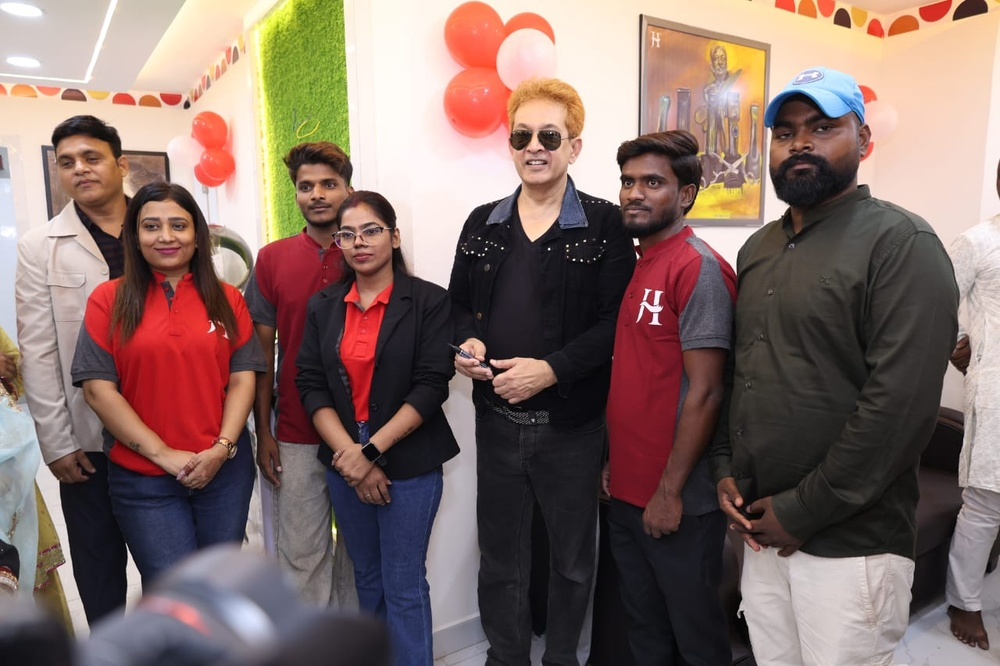
#> input picture shop images/WhatsApp Image 2026-11-10 at 9.11.20 AM (1).jpeg, 1000 x 666 px, shrunk from 1280 x 853 before the run, found by its file name; its folder holds only this picture in this run
$ python classify_photos.py   (older library calls are emulated)
#> lines starting #> are read from the running program, lines starting #| are printed output that depends on the picture; after the words box and inside, x2 and y2 are one past the last pixel; in counts of white or black regions, pixels touching at a corner belong together; long printed decimals are rounded
import os
import cv2
import numpy as np
from PIL import Image

dir_name = 'shop images'
files = sorted(os.listdir(dir_name))

print("Classifying 35 images...", flush=True)

# Let's inspect each image's quadrants and features to identify the scene
descriptions = []

for idx, f in enumerate(files):
    p = os.path.join(dir_name, f)
    im = cv2.imread(p)
#> im is the input picture: shape (666, 1000, 3); mean B, G, R 102.7, 108.4, 130.7
    h, w, c = im.shape
    aspect = w / h

    # Analyze sections: top, middle, bottom
    top = im[:int(h*0.35), :]
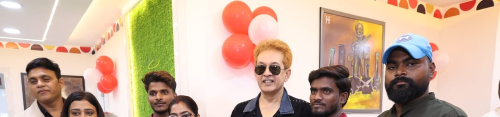
#> top: shape (233, 1000, 3) (shown at 1/2 size); mean B, G, R 154, 176.6, 203.6
    mid = im[int(h*0.35):int(h*0.7), :]
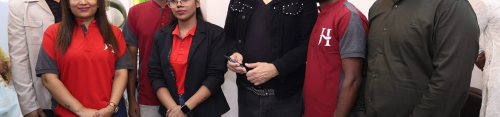
#> mid: shape (233, 1000, 3) (shown at 1/2 size); mean B, G, R 67.7, 67.2, 99.8
    bot = im[int(h*0.7):, :]
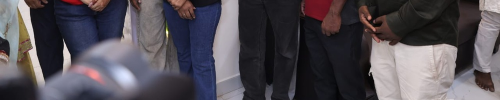
#> bot: shape (200, 1000, 3) (shown at 1/2 size); mean B, G, R 83.8, 76.8, 81.8

    # Check for salon chairs (dark circular/curved shapes in bottom half)
    bot_dark = (bot < 60).mean()
#> bot_dark = 0.534

    # Check for mirror reflections (high vertical edges in top/mid)
    gray = cv2.cvtColor(im, cv2.COLOR_BGR2GRAY)
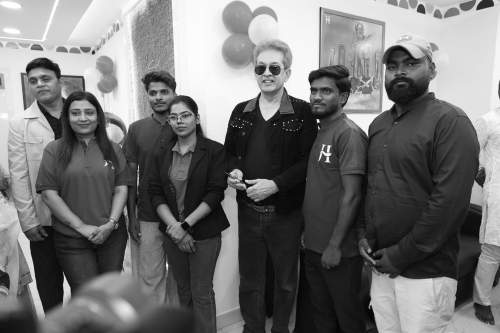
#> gray: shape (666, 1000) (shown at 1/2 size); min 0, max 255, mean 114.4
    sobel_x = cv2.Sobel(gray, cv2.CV_64F, 1, 0, ksize=3)
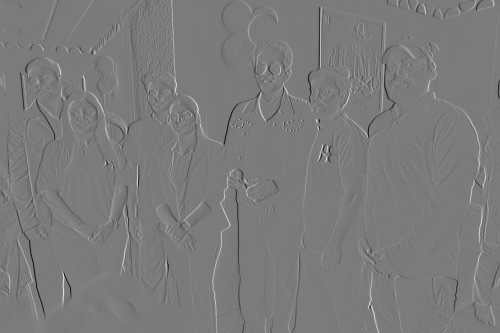
#> sobel_x: shape (666, 1000) float64 (shown at 1/2 size); min -882, max 938, mean 0.2; drawn with min black and max white
    vert_edges = np.abs(sobel_x).mean()
#> vert_edges = 28

    # Check for bright ceiling lights (top brightness)
    top_bright = (top > 200).mean()
#> top_bright = 0.52

    # Check for red signage/branding
    hsv = cv2.cvtColor(im, cv2.COLOR_BGR2HSV)
#> hsv: shape (666, 1000, 3); mean H, S, V 69.1, 68.9, 134.5
    red_mask = ((hsv[:, :, 0] <= 10) | (hsv[:, :, 0] >= 170)) & (hsv[:, :, 1] >= 120)
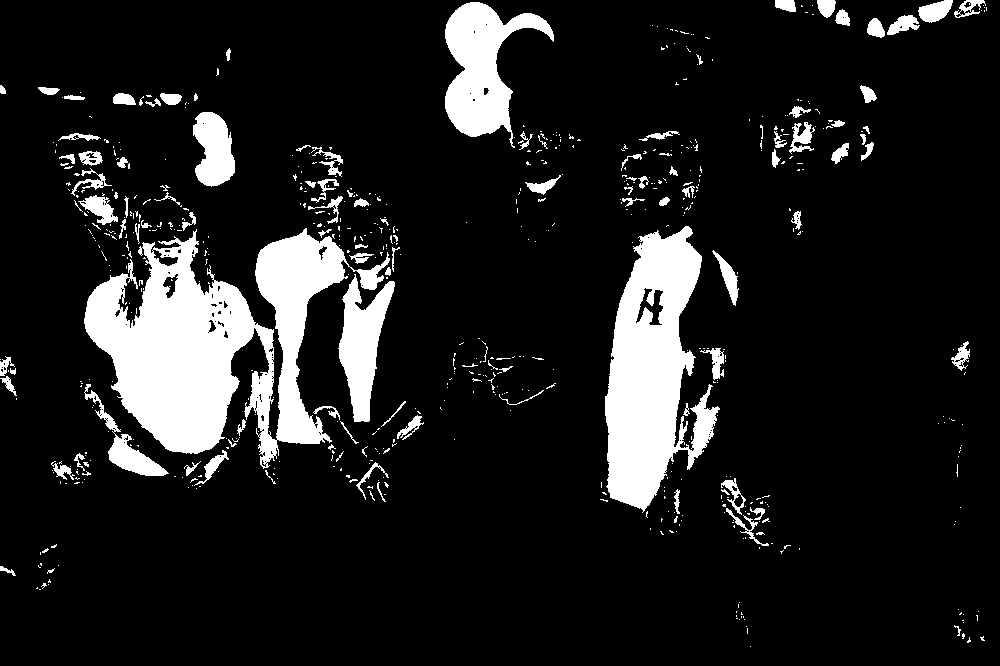
#> red_mask: shape (666, 1000) bool; 12.1% white; 647 white regions (537 under 20 px), largest, box (x1, y1, x2, y2) and area: (84, 228, 390, 469) 32653, (605, 226, 720, 513) 18612, (445, 2, 554, 148) 7427
    red_pixels = np.sum(red_mask)
#> red_pixels = 80760

    # Save a small representative crop to inspect if needed
    category = "Interior"
    detail = "Styling Station"

    descriptions.append({
        "index": idx + 1,
        "filename": f,
        "dimensions": f"{w}x{h}",
        "aspect": f"{aspect:.2f}",
        "orientation": "Landscape" if aspect > 1.15 else "Portrait" if aspect < 0.85 else "Square",
        "red_pixels": int(red_pixels),
        "top_bright": float(top_bright),
        "bot_dark": float(bot_dark),
        "vert_edges": float(vert_edges),
    })

import json
print(json.dumps(descriptions[:10], indent=2))
#| [
#|   {
#|     "index": 1,
#|     "filename": "WhatsApp Image 2026-11-10 at 9.11.20 AM (1).jpeg",
#|     "dimensions": "1000x666",
#|     "aspect": "1.50",
#> (further printed lines are left out)
